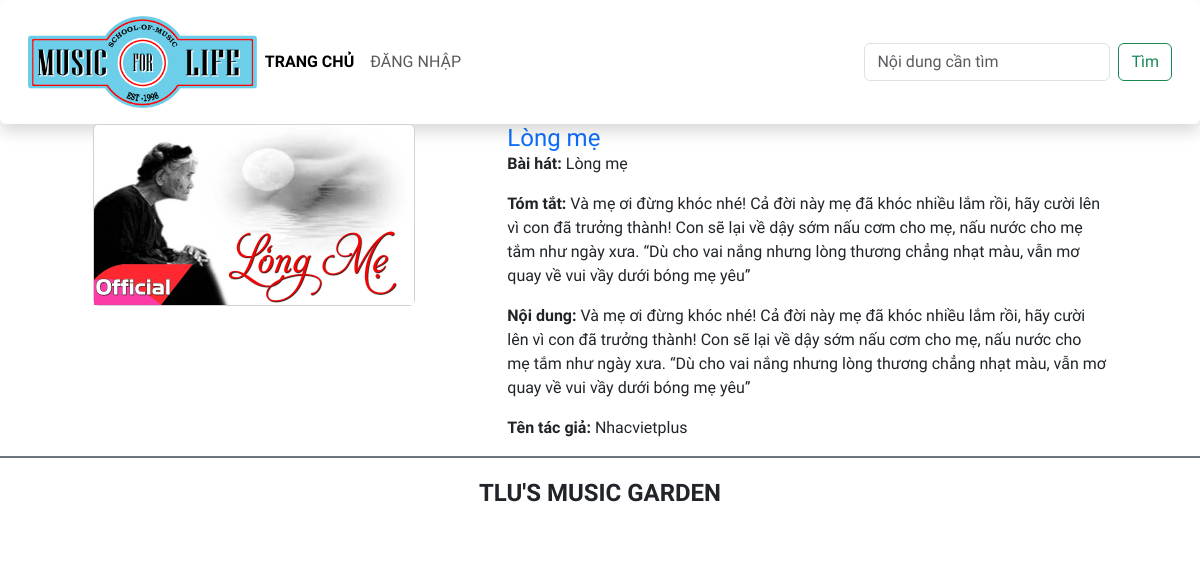
Page /btth01/view/camnhan.php?id=1 on the committed database.
### tables this page shows
CREATE TABLE `baiviet` (
  `ma_bviet` int(11) NOT NULL,
  `tieude` varchar(200) NOT NULL,
  `ten_bhat` varchar(100) NOT NULL,
  `ma_tloai` int(11) NOT NULL,
  `tomtat` text NOT NULL,
  `noidung` text DEFAULT NULL,
  `ma_tgia` int(11) NOT NULL,
  `ngayviet` datetime NOT NULL DEFAULT current_timestamp() ON UPDATE current_timestamp(),
  `hinhanh` varchar(200) DEFAULT NULL
);

CREATE TABLE `tacgia` (
  `ma_tgia` int(11) NOT NULL,
  `ten_tgia` varchar(100) NOT NULL,
  `hinh_tgia` varchar(100) DEFAULT NULL
);

### btth01/view/camnhan.php (the view, shortened to what this page needs)
<?php
$songs = [
    '',
    'longme.jpg',
    'vetmua.jpg',
    'phoipha.jpg',
    'quehuong.jpg',
    'datnuoc.jpg',
    'hardrock.jpg',
    'TheUnforgiven.jpg',
    'noitinhyeubatdau.jpg',
    'loveme.jpg',
    'stronger.jpg',
    'csmt.jpg',
    'cayvagio.jpg',
    'nguoithay.jpg',
];
require '../includes/database-connection.php';
$sql       = "SELECT baiviet.ma_bviet , baiviet.ten_bhat , theloai.ten_tloai , baiviet.tomtat , tacgia.ten_tgia
                FROM baiviet
                INNER JOIN theloai ON baiviet.ma_tloai = theloai.ma_tloai
                INNER JOIN tacgia ON baiviet.ma_tgia = tacgia.ma_tgia
                WHERE baiviet.ma_bviet = {$_GET['id']};";
$statement = $pdo->query($sql);
$content  = $statement->fetch();
?>
<!DOCTYPE html>
<html lang="en">
<head>
    <link href="https://cdn.jsdelivr.net/npm/bootstrap@5.3.0-alpha1/dist/css/bootstrap.min.css" rel="stylesheet">
    <link rel="stylesheet" href="../css/style.css">
</head>
<body>
    <header>
    <?php include './nav.php'; ?>
    <div  class="d-flex justify-content-evenly">
        <div style="display: inline-block; ">
                <div class="card mb-2 col-5" style="width: 100%;">
                <img src= "../images/songs/<?=$songs[$_GET['id']]?>"  class="card-img-top" alt="...">
                        </div>
            </div>
            <div style="display: inline-block; width:600px">
                <h4 class="card-title  text-primary">
                    <?= $content['ten_bhat'] ?>
                </h4>
                <p> <strong>Bài hát:</strong> <?= $content['ten_bhat']?></p>
                <p> <strong > Tóm tắt:</strong> <?= $content['tomtat']?> </p>
                <p> <strong> Nội dung:</strong> <?= $content['tomtat']?> </p>
                <p><strong> Tên tác giả:</strong>  <?= $content['ten_tgia']?></p>
            </div>
    </div>
    <?php include './footer.php'; ?>
</body>
</html>

### btth01/css/style.css (style rules this page uses)
body { font-family: 'Numans', sans-serif !important; }
.card-img-top { width: 100%; height: 15vw; object-fit: cover; }

### rows in the picture
baiviet: ten_bhat "Lòng mẹ", tomtat "Và mẹ ơi đừng khóc nhé! Cả đời này mẹ đã khóc nhiều lắm rồi, hãy cười lên vì con đã trưởng thành! Con sẽ lại về dậy sớm nấu cơm cho mẹ, nấu nước cho mẹ tắm như ngày xưa. “Dù cho vai nắng nhưng lòng thương chẳng nhạt màu, vẫn mơ quay về vui vầy dưới bóng mẹ yêu”", ma_tgia.ten_tgia "Nhacvietplus"
